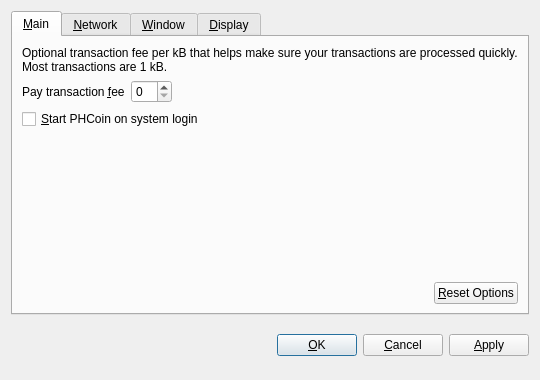
<?xml version="1.0" encoding="UTF-8"?>
<ui version="4.0">
 <class>OptionsDialog</class>
 <widget class="QDialog" name="OptionsDialog">
  <property name="geometry">
   <rect>
    <x>0</x>
    <y>0</y>
    <width>540</width>
    <height>380</height>
   </rect>
  </property>
  <property name="windowTitle">
   <string>Options</string>
  </property>
  <property name="modal">
   <bool>true</bool>
  </property>
  <layout class="QVBoxLayout" name="verticalLayout">
   <item>
    <widget class="QTabWidget" name="tabWidget">
     <property name="tabPosition">
      <enum>QTabWidget::North</enum>
     </property>
     <property name="currentIndex">
      <number>0</number>
     </property>
     <widget class="QWidget" name="tabMain">
      <attribute name="title">
       <string>&amp;Main</string>
      </attribute>
      <layout class="QVBoxLayout" name="verticalLayout_Main">
       <item>
        <widget class="QLabel" name="transactionFeeInfoLabel">
         <property name="text">
          <string>Optional transaction fee per kB that helps make sure your transactions are processed quickly. Most transactions are 1 kB.</string>
         </property>
         <property name="textFormat">
          <enum>Qt::PlainText</enum>
         </property>
         <property name="wordWrap">
          <bool>true</bool>
         </property>
        </widget>
       </item>
       <item>
        <layout class="QHBoxLayout" name="horizontalLayout_1_Main">
         <item>
          <widget class="QLabel" name="transactionFeeLabel">
           <property name="text">
            <string>Pay transaction &amp;fee</string>
           </property>
           <property name="textFormat">
            <enum>Qt::PlainText</enum>
           </property>
           <property name="buddy">
            <cstring>transactionFee</cstring>
           </property>
          </widget>
         </item>
         <item>
          <widget class="BitcoinAmountField" name="transactionFee"/>
         </item>
         <item>
          <spacer name="horizontalSpacer_1_Main">
           <property name="orientation">
            <enum>Qt::Horizontal</enum>
           </property>
           <property name="sizeHint" stdset="0">
            <size>
             <width>40</width>
             <height>20</height>
            </size>
           </property>
          </spacer>
         </item>
        </layout>
       </item>
       <item>
        <widget class="QCheckBox" name="bitcoinAtStartup">
         <property name="toolTip">
          <string>Automatically start PHCoin after logging in to the system.</string>
         </property>
         <property name="text">
          <string>&amp;Start PHCoin on system login</string>
         </property>
        </widget>
       </item>
       <item>
        <spacer name="verticalSpacer_Main">
         <property name="orientation">
          <enum>Qt::Vertical</enum>
         </property>
         <property name="sizeHint" stdset="0">
          <size>
           <width>20</width>
           <height>40</height>
          </size>
         </property>
        </spacer>
       </item>
       <item>
        <layout class="QHBoxLayout" name="horizontalLayout_2_Main">
         <item>
          <spacer name="horizontalSpacer_2_Main">
           <property name="orientation">
            <enum>Qt::Horizontal</enum>
           </property>
           <property name="sizeHint" stdset="0">
            <size>
             <width>40</width>
             <height>20</height>
            </size>
           </property>
          </spacer>
         </item>
         <item>
          <widget class="QPushButton" name="resetButton">
           <property name="toolTip">
            <string>Reset all client options to default.</string>
           </property>
           <property name="text">
            <string>&amp;Reset Options</string>
           </property>
           <property name="autoDefault">
            <bool>false</bool>
           </property>
          </widget>
         </item>
        </layout>
       </item>
      </layout>
     </widget>
     <widget class="QWidget" name="tabNetwork">
      <attribute name="title">
       <string>&amp;Network</string>
      </attribute>
      <layout class="QVBoxLayout" name="verticalLayout_Network">
       <item>
        <widget class="QCheckBox" name="mapPortUpnp">
         <property name="toolTip">
          <string>Automatically open the PHCoin client port on the router. This only works when your router supports UPnP and it is enabled.</string>
         </property>
         <property name="text">
          <string>Map port using &amp;UPnP</string>
         </property>
        </widget>
       </item>
       <item>
        <widget class="QCheckBox" name="connectSocks">
         <property name="toolTip">
          <string>Connect to the PHCoin network through a SOCKS proxy (e.g. when connecting through Tor).</string>
         </property>
         <property name="text">
          <string>&amp;Connect through SOCKS proxy:</string>
         </property>
        </widget>
       </item>
       <item>
        <layout class="QHBoxLayout" name="horizontalLayout_Network">
         <item>
          <widget class="QLabel" name="proxyIpLabel">
           <property name="text">
            <string>Proxy &amp;IP:</string>
           </property>
           <property name="textFormat">
            <enum>Qt::PlainText</enum>
           </property>
           <property name="buddy">
            <cstring>proxyIp</cstring>
           </property>
          </widget>
         </item>
         <item>
          <widget class="QValidatedLineEdit" name="proxyIp">
           <property name="maximumSize">
            <size>
             <width>140</width>
             <height>16777215</height>
            </size>
           </property>
           <property name="toolTip">
            <string>IP address of the proxy (e.g. 127.0.0.1)</string>
           </property>
          </widget>
         </item>
         <item>
          <widget class="QLabel" name="proxyPortLabel">
           <property name="text">
            <string>&amp;Port:</string>
           </property>
           <property name="textFormat">
            <enum>Qt::PlainText</enum>
           </property>
           <property name="buddy">
            <cstring>proxyPort</cstring>
           </property>
          </widget>
         </item>
         <item>
          <widget class="QLineEdit" name="proxyPort">
           <property name="maximumSize">
            <size>
             <width>55</width>
             <height>16777215</height>
            </size>
           </property>
           <property name="toolTip">
            <string>Port of the proxy (e.g. 9050)</string>
           </property>
          </widget>
         </item>
         <item>
          <widget class="QLabel" name="socksVersionLabel">
           <property name="text">
            <string>SOCKS &amp;Version:</string>
           </property>
           <property name="textFormat">
            <enum>Qt::PlainText</enum>
           </property>
           <property name="buddy">
            <cstring>socksVersion</cstring>
           </property>
          </widget>
         </item>
         <item>
          <widget class="QValueComboBox" name="socksVersion">
           <property name="toolTip">
            <string>SOCKS version of the proxy (e.g. 5)</string>
           </property>
          </widget>
         </item>
         <item>
          <spacer name="horizontalSpacer_Network">
           <property name="orientation">
            <enum>Qt::Horizontal</enum>
           </property>
           <property name="sizeHint" stdset="0">
            <size>
             <width>40</width>
             <height>20</height>
            </size>
           </property>
          </spacer>
         </item>
        </layout>
       </item>
       <item>
        <spacer name="verticalSpacer_Network">
         <property name="orientation">
          <enum>Qt::Vertical</enum>
         </property>
         <property name="sizeHint" stdset="0">
          <size>
           <width>20</width>
           <height>40</height>
          </size>
         </property>
        </spacer>
       </item>
      </layout>
     </widget>
     <widget class="QWidget" name="tabWindow">
      <attribute name="title">
       <string>&amp;Window</string>
      </attribute>
      <layout class="QVBoxLayout" name="verticalLayout_Window">
       <item>
        <widget class="QCheckBox" name="minimizeToTray">
         <property name="toolTip">
          <string>Show only a tray icon after minimizing the window.</string>
         </property>
         <property name="text">
          <string>&amp;Minimize to the tray instead of the taskbar</string>
         </property>
        </widget>
       </item>
       <item>
        <widget class="QCheckBox" name="minimizeOnClose">
         <property name="toolTip">
          <string>Minimize instead of exit the application when the window is closed. When this option is enabled, the application will be closed only after selecting Quit in the menu.</string>
         </property>
         <property name="text">
          <string>M&amp;inimize on close</string>
         </property>
        </widget>
       </item>
       <item>
        <spacer name="verticalSpacer_Window">
         <property name="orientation">
          <enum>Qt::Vertical</enum>
         </property>
         <property name="sizeHint" stdset="0">
          <size>
           <width>20</width>
           <height>40</height>
          </size>
         </property>
        </spacer>
       </item>
      </layout>
     </widget>
     <widget class="QWidget" name="tabDisplay">
      <attribute name="title">
       <string>&amp;Display</string>
      </attribute>
      <layout class="QVBoxLayout" name="verticalLayout_Display">
       <item>
        <layout class="QHBoxLayout" name="horizontalLayout_1_Display">
         <item>
          <widget class="QLabel" name="langLabel">
           <property name="text">
            <string>User Interface &amp;language:</string>
           </property>
           <property name="textFormat">
            <enum>Qt::PlainText</enum>
           </property>
           <property name="buddy">
            <cstring>lang</cstring>
           </property>
          </widget>
         </item>
         <item>
          <widget class="QValueComboBox" name="lang">
           <property name="toolTip">
            <string>The user interface language can be set here. This setting will take effect after restarting PHCoin.</string>
           </property>
          </widget>
         </item>
        </layout>
       </item>
       <item>
        <layout class="QHBoxLayout" name="horizontalLayout_2_Display">
         <item>
          <widget class="QLabel" name="unitLabel">
           <property name="text">
            <string>&amp;Unit to show amounts in:</string>
           </property>
           <property name="textFormat">
            <enum>Qt::PlainText</enum>
           </property>
           <property name="buddy">
            <cstring>unit</cstring>
           </property>
          </widget>
         </item>
         <item>
          <widget class="QValueComboBox" name="unit">
           <property name="toolTip">
            <string>Choose the default subdivision unit to show in the interface and when sending coins.</string>
           </property>
          </widget>
         </item>
        </layout>
       </item>
       <item>
        <widget class="QCheckBox" name="displayAddresses">
         <property name="toolTip">
          <string>Whether to show PHCoin addresses in the transaction list or not.</string>
         </property>
         <property name="text">
          <string>&amp;Display addresses in transaction list</string>
         </property>
        </widget>
       </item>
       <item>
        <widget class="QCheckBox" name="coinControlFeatures">
         <property name="toolTip">
          <string>Whether to show coin control features or not.</string>
         </property>
         <property name="text">
          <string>Display coin &amp;control features (experts only!)</string>
         </property>
        </widget>
       </item>
       <item>
        <spacer name="verticalSpacer_Display">
         <property name="orientation">
          <enum>Qt::Vertical</enum>
         </property>
         <property name="sizeHint" stdset="0">
          <size>
           <width>20</width>
           <height>40</height>
          </size>
         </property>
        </spacer>
       </item>
      </layout>
     </widget>
    </widget>
   </item>
   <item>
    <layout class="QHBoxLayout" name="horizontalLayout_Buttons">
     <item>
      <spacer name="horizontalSpacer_1">
       <property name="orientation">
        <enum>Qt::Horizontal</enum>
       </property>
       <property name="sizeHint" stdset="0">
        <size>
         <width>40</width>
         <height>48</height>
        </size>
       </property>
      </spacer>
     </item>
     <item>
      <widget class="QLabel" name="statusLabel">
       <property name="font">
        <font>
         <weight>75</weight>
         <bold>true</bold>
        </font>
       </property>
       <property name="text">
        <string/>
       </property>
       <property name="textFormat">
        <enum>Qt::PlainText</enum>
       </property>
       <property name="wordWrap">
        <bool>true</bool>
       </property>
      </widget>
     </item>
     <item>
      <spacer name="horizontalSpacer_2">
       <property name="orientation">
        <enum>Qt::Horizontal</enum>
       </property>
       <property name="sizeHint" stdset="0">
        <size>
         <width>40</width>
         <height>48</height>
        </size>
       </property>
      </spacer>
     </item>
     <item>
      <widget class="QPushButton" name="okButton">
       <property name="text">
        <string>&amp;OK</string>
       </property>
      </widget>
     </item>
     <item>
      <widget class="QPushButton" name="cancelButton">
       <property name="text">
        <string>&amp;Cancel</string>
       </property>
       <property name="autoDefault">
        <bool>false</bool>
       </property>
      </widget>
     </item>
     <item>
      <widget class="QPushButton" name="applyButton">
       <property name="text">
        <string>&amp;Apply</string>
       </property>
       <property name="autoDefault">
        <bool>false</bool>
       </property>
      </widget>
     </item>
    </layout>
   </item>
  </layout>
 </widget>
 <customwidgets>
  <customwidget>
   <class>BitcoinAmountField</class>
   <extends>QSpinBox</extends>
   <header>bitcoinamountfield.h</header>
  </customwidget>
  <customwidget>
   <class>QValueComboBox</class>
   <extends>QComboBox</extends>
   <header>qvaluecombobox.h</header>
  </customwidget>
  <customwidget>
   <class>QValidatedLineEdit</class>
   <extends>QLineEdit</extends>
   <header>qvalidatedlineedit.h</header>
  </customwidget>
 </customwidgets>
 <resources/>
 <connections/>
</ui>
